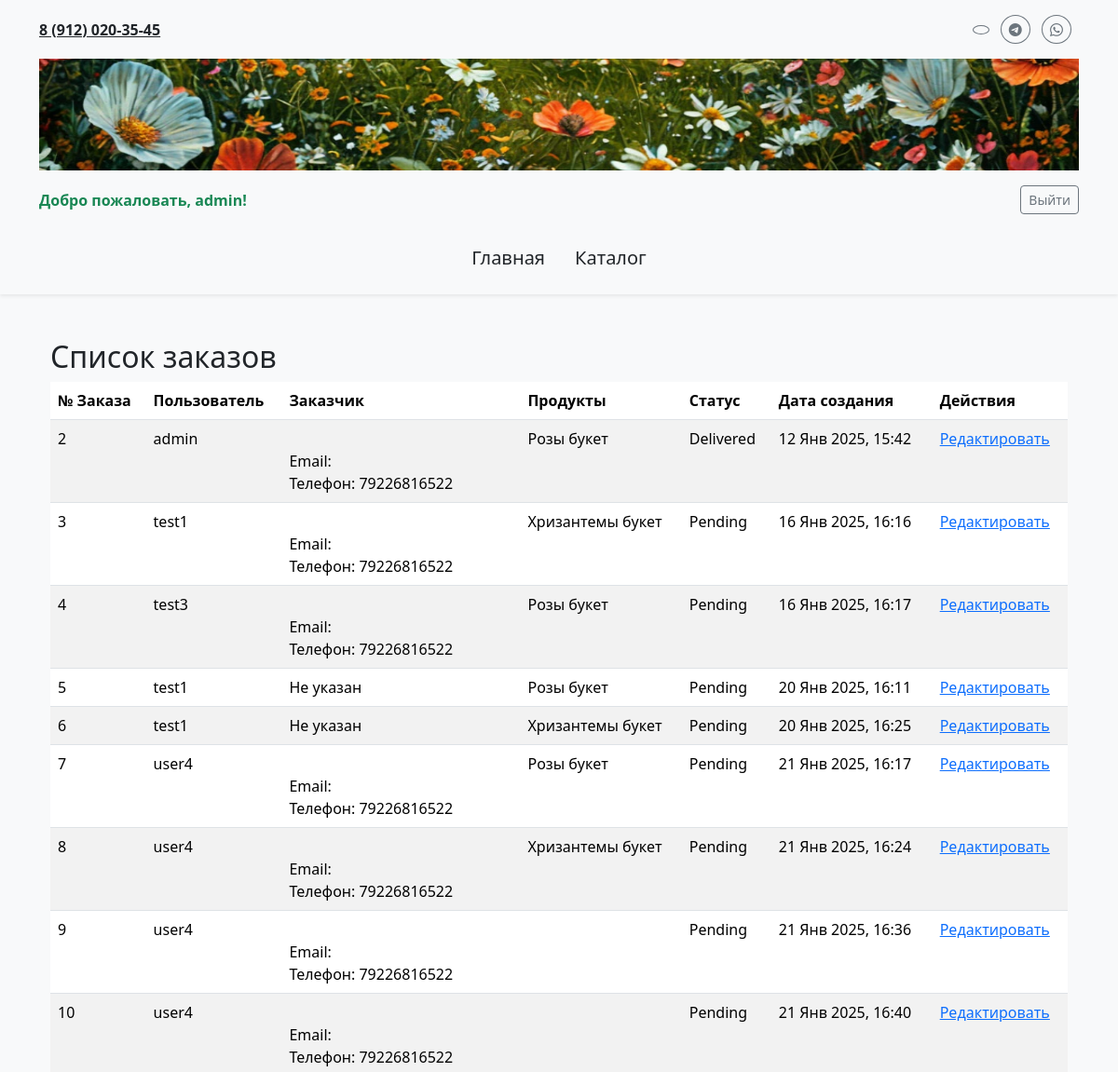
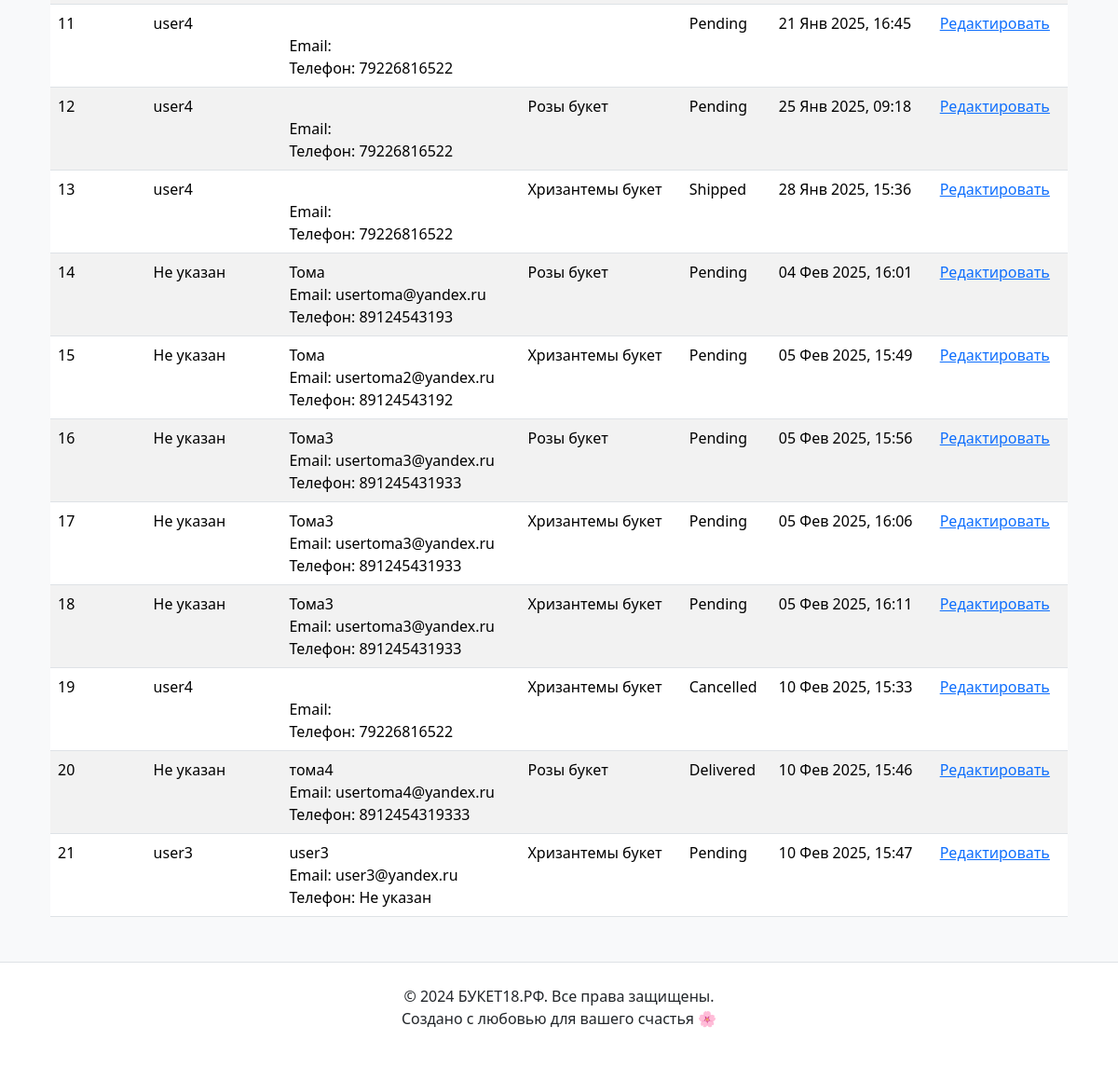
Screenshot of /orders/ (signed in) with the database file from the repository (2 pictures, top to bottom).
### main/models.py (models this page shows, shortened)
class Order(models.Model):
    STATUS_CHOICES = [
        ('PENDING', 'Pending'),
        ('SHIPPED', 'Shipped'),
        ('DELIVERED', 'Delivered'),
        ('CANCELLED', 'Cancelled'),
    ]
    id = models.AutoField(primary_key=True)
    user = models.ForeignKey(User, on_delete=models.CASCADE, related_name='orders', blank=True, null=True)
    customer = models.ForeignKey(Customer, on_delete=models.CASCADE, related_name='orders', blank=True, null=True)  # Новое поле
    products = models.ManyToManyField(Product, related_name='orders')
    status = models.CharField(max_length=20, choices=STATUS_CHOICES, default='PENDING')
    delivery_address = models.CharField(max_length=255, blank=True, null=True)
    created_at = models.DateTimeField(auto_now_add=True)
    class Meta:
        verbose_name = "Заказ"
        verbose_name_plural = "Заказы"

class Customer(models.Model):
    name = models.CharField(max_length=100)
    email = models.EmailField(unique=True)  # Уникальный email
    phone = models.CharField(
        max_length=15,
        blank=True,
        null=True,
        unique=True  # Ограничение уникальности для телефона
    )
    telegram_id = models.BigIntegerField(blank=True, null=True)  # ID пользователя Telegram

class Product(models.Model):
    id = models.AutoField(primary_key=True)
    name = models.CharField(max_length=255)
    price = models.DecimalField(max_digits=10, decimal_places=2)
    image = models.ImageField(upload_to='products/', null=True, blank=True)
    class Meta:
        verbose_name = "Продукт"
        verbose_name_plural = "Продукты"

### main/views.py (the view)
# urls.py: path('orders/', views.order_list, name='order_list'),
def order_list(request):
    orders = Order.objects.select_related('user', 'customer').all()
    return render(request, 'main/order_list.html', {'orders': orders})

### main/templates/main/order_list.html (shortened to what this page needs)
{% extends 'main/layoute.html' %}
{% block content %}
    <div class="container my-5">
        <h2>Список заказов</h2>
        {% if orders %}
            <table class="table table-striped">
                <thead>
                    <tr>
                        <th>№ Заказа</th>
                        <th>Пользователь</th>
                        <th>Заказчик</th>
                        <th>Продукты</th>
                        <th>Статус</th>
                        <th>Дата создания</th>
                        <th>Действия</th>
                    </tr>
                </thead>
                <tbody>
                    {% for order in orders %}
                        <tr>
                            <td>{{ order.id }}</td>
                            <td>
                                {% if order.user %}
                                    {{ order.user.username }}
                                {% else %}
                                    Не указан
                                {% endif %}
                            </td>
                            <td>
                                {% if order.customer %}
                                    {{ order.customer.name }}<br>
                                    Email: {{ order.customer.email }}<br>
                                    Телефон: {{ order.customer.phone|default:"Не указан" }}
                                {% else %}
                                    Не указан
                                {% endif %}
                            </td>
                            <td>
                                {% for product in order.products.all %}
                                    {{ product.name }}<br>
                                {% endfor %}
                            </td>
                            <td>{{ order.get_status_display }}</td>
                            <td>{{ order.created_at|date:"d M Y, H:i" }}</td>
                            <td>
                                <a href="{% url 'edit_order' order.id %}">Редактировать</a>
                            </td>
                        </tr>
                    {% endfor %}
                </tbody>
            </table>
        {% else %}
            <p>Нет заказов.</p>
        {% endif %}
    </div>
{% endblock %}

### main/templates/main/header.html (shortened to what this page needs)
{% load static %}
<header class="header bg-light py-3 shadow-sm">
  <div class="container">
    <div class="d-flex justify-content-between align-items-center mb-3">
      <div class="contacts">
        <a href="tel:89120203545" class="phone text-dark fw-bold">8 (912) 020-35-45</a>
      </div>
      <div class="social-icons">
        <a href="https://vk.com" target="_blank" class="btn btn-outline-secondary btn-sm rounded-circle me-2">
        </a>
        <a href="https://telegram.org" target="_blank" class="btn btn-outline-secondary btn-sm rounded-circle me-2">
          <i class="bi bi-telegram"></i>
        </a>
        <a href="https://wa.me" target="_blank" class="btn btn-outline-secondary btn-sm rounded-circle me-2">
          <i class="bi bi-whatsapp"></i>
        </a>
      </div>
    </div>
    <div class="text-center logo mb-3">
      <a href="{% url 'index' %}">
        <img src="{% static 'main/images/logo.png' %}" alt="Логотип сайта БУКЕТ18.РФ" class="img-fluid w-100">
      </a>
    </div>
    <div class="user-auth d-flex justify-content-between align-items-center mb-3">
      <div>
        {% if user.is_authenticated %}
          <span class="text-success fw-bold">Добро пожаловать, {{ user.username }}!</span>
        {% else %}
          <span class="text-muted">Вы не вошли в систему</span>
        {% endif %}
      </div>
     <div>
    {% if user.is_authenticated %}
        <form method="post" action="{% url 'logout' %}" style="display:inline;">
            <button type="submit" class="btn btn-outline-secondary btn-sm">Выйти</button>
        </form>
    {% else %}
        <a href="{% url 'login' %}" class="btn btn-secondary btn-sm">Войти</a>
        <a href="{% url 'register' %}" class="btn btn-outline-secondary btn-sm ms-2">Регистрация</a>
    {% endif %}
</div>
    </div>
    <nav class="navigation mt-4">
      <ul class="nav justify-content-center">
        <li class="nav-item">
          <a href="{% url 'index' %}" class="nav-link text-dark fs-5">Главная</a>
        </li>
        <li class="nav-item">
          <a href="{% url 'user' %}" class="nav-link text-dark fs-5">Каталог</a>
        </li>
      </ul>
    </nav>
  </div>
</header>

### main/static/main/css/main.css (style rules this page uses)
.header .logo img { max-height: 120px; width: 100%; transition: transform 0.3s ease; }
.header .contacts .phone { font-size: 1rem; font-weight: bold; }
.navigation .nav-link { font-size: 1.2rem; color: #333; }

### rows the page displays
Order: id "2", user.username "admin", customer.phone "79226816522", status "Delivered", created_at "12 Янв 2025, 15:42"
Product: name "Розы букет"
Order: id "3", user.username "test1", customer.phone "79226816522", status "Pending", created_at "16 Янв 2025, 16:16"
Product: name "Хризантемы букет"
Order: id "4", user.username "test3", customer.phone "79226816522", status "Pending", created_at "16 Янв 2025, 16:17"
Order: id "5", user.username "test1", shows "Не указан", status "Pending", created_at "20 Янв 2025, 16:11"
Order: id "6", user.username "test1", shows "Не указан", status "Pending", created_at "20 Янв 2025, 16:25"
Order: id "7", user.username "user4", customer.phone "79226816522", status "Pending", created_at "21 Янв 2025, 16:17"
Order: id "8", user.username "user4", customer.phone "79226816522", status "Pending", created_at "21 Янв 2025, 16:24"
Order: id "9", user.username "user4", customer.phone "79226816522", status "Pending", created_at "21 Янв 2025, 16:36"
Order: id "10", user.username "user4", customer.phone "79226816522", status "Pending", created_at "21 Янв 2025, 16:40"
Order: id "11", user.username "user4", customer.phone "79226816522", status "Pending", created_at "21 Янв 2025, 16:45"
Order: id "12", user.username "user4", customer.phone "79226816522", status "Pending", created_at "25 Янв 2025, 09:18"
Order: id "13", user.username "user4", customer.phone "79226816522", status "Shipped", created_at "28 Янв 2025, 15:36"
Order: id "14", shows "Не указан", customer.name "Тома", customer.email "usertoma@yandex.ru", customer.phone "89124543193", status "Pending", created_at "04 Фев 2025, 16:01"
Order: id "15", shows "Не указан", customer.name "Тома", customer.email "usertoma2@yandex.ru", customer.phone "89124543192", status "Pending", created_at "05 Фев 2025, 15:49"
Order: id "16", shows "Не указан", customer.name "Тома3", customer.email "usertoma3@yandex.ru", customer.phone "891245431933", status "Pending", created_at "05 Фев 2025, 15:56"
Order: id "17", shows "Не указан", customer.name "Тома3", customer.email "usertoma3@yandex.ru", customer.phone "891245431933", status "Pending", created_at "05 Фев 2025, 16:06"
Order: id "18", shows "Не указан", customer.name "Тома3", customer.email "usertoma3@yandex.ru", customer.phone "891245431933", status "Pending", created_at "05 Фев 2025, 16:11"
Order: id "19", user.username "user4", customer.phone "79226816522", status "Cancelled", created_at "10 Фев 2025, 15:33"
Order: id "20", shows "Не указан", customer.name "тома4", customer.email "usertoma4@yandex.ru", customer.phone "8912454319333", status "Delivered", created_at "10 Фев 2025, 15:46"
Order: id "21", user.username "user3", customer.name "user3", customer.email "user3@yandex.ru", customer.phone "Не указан", status "Pending", created_at "10 Фев 2025, 15:47"

### other values shown
{{ user.username }} "admin"
